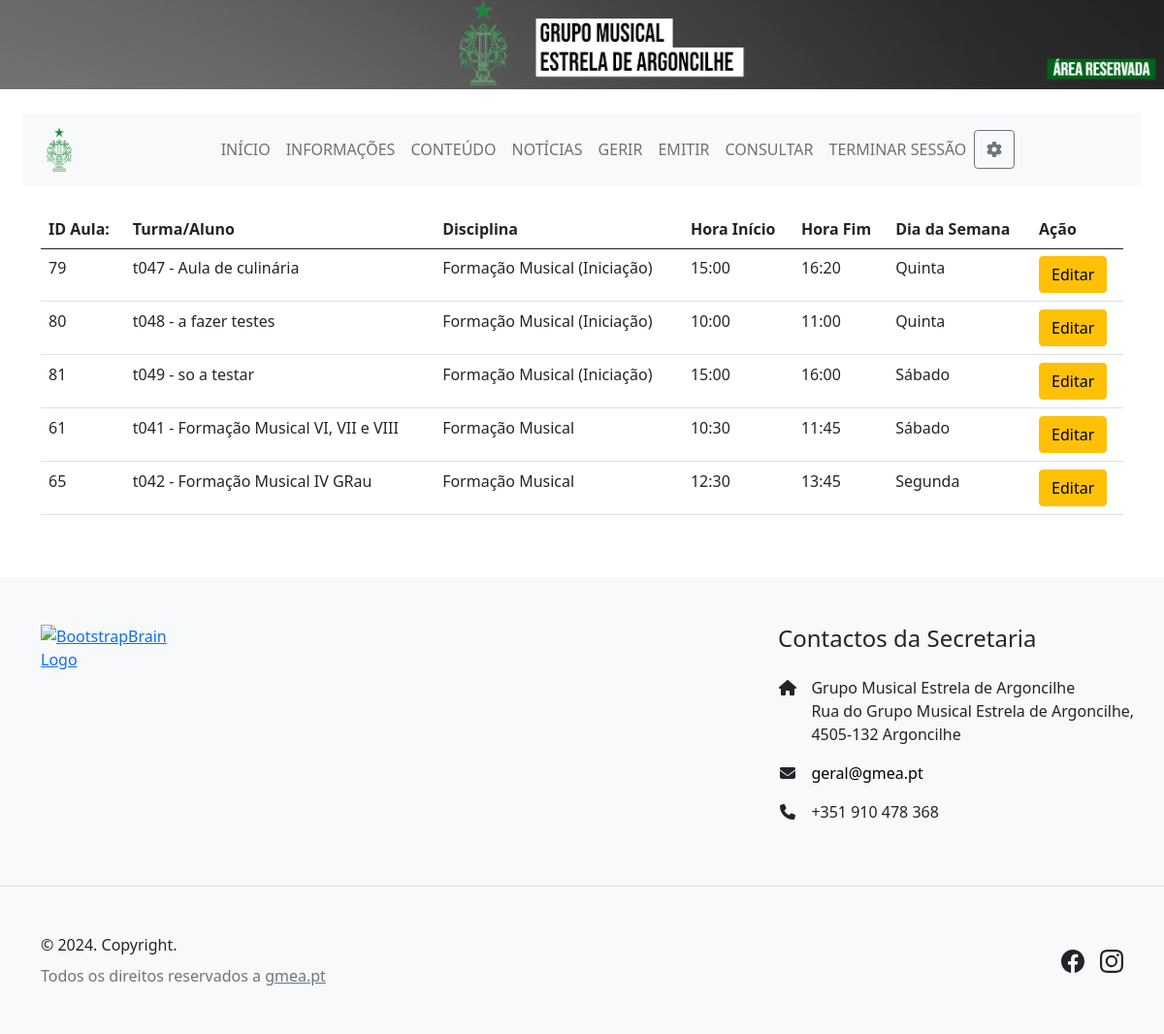
/area-reservada/gerir-alunos-aulas.php (signed in), run on the app's committed database.
### tables this page shows
CREATE TABLE `aulas` (
  `id_aula` int(11) NOT NULL,
  `userOuTurma` varchar(255) NOT NULL,
  `prof` varchar(255) NOT NULL,
  `cod_dis` int(11) NOT NULL,
  `hora_inicio` varchar(255) NOT NULL,
  `hora_fim` varchar(255) NOT NULL,
  `dia_semana` varchar(255) NOT NULL
);

CREATE TABLE `cod_dis` (
  `cod_dis` int(11) NOT NULL,
  `nome_dis` varchar(255) NOT NULL
);

### area-reservada/gerir-alunos-aulas.php (the view, shortened to what this page needs)
<?php
include "./generals/config.php";
$mysqli = new mysqli($bd_host, $bd_user, $bd_password, $bd_database);
function traduzirDiaSemana($dia) {
    switch ($dia) {
        case 1:
            return "Segunda";
            break;
        case 4:
            return "Quinta";
            break;
        case 6:
            return "Sábado";
            break;
    }
}
?>
<!DOCTYPE html>
<html lang="en">
<head>
    <link href="https://cdn.jsdelivr.net/npm/bootstrap@5.0.2/dist/css/bootstrap.min.css" rel="stylesheet">
    <link href="https://netdna.bootstrapcdn.com/font-awesome/3.2.1/css/font-awesome.css" rel="stylesheet">
</head>
    <div style="margin-top: 0;">
        <img style="width: 100%; height: auto;" src="./media/topAR.png" class="img-responsive">
    </div>
    <?php
    include "header-direcao.php";
    ?>
    <?php
$query = "SELECT DISTINCT aulas.id_aula, aulas.userOuTurma, aulas.cod_dis, aulas.hora_inicio, aulas.hora_fim, aulas.dia_semana,
                        turmas.nome_turma, cod_dis.nome_dis, users1.nome AS aluno_nome
                    FROM aulas
                    LEFT JOIN turmas ON aulas.userOuTurma = turmas.cod_turma
                    LEFT JOIN cod_dis ON aulas.cod_dis = cod_dis.cod_dis
                    LEFT JOIN users1 ON aulas.userOuTurma = users1.user";
$result = $mysqli->query($query);
$aulas = array();
if ($result->num_rows > 0) {
    while ($row = $result->fetch_assoc()) {
        $aulas[] = $row;
    }
}
?>
    <div class="container" id="tabela-aulas">
        <table class="table">
            <thead>
                <tr>
                    <th>ID Aula:</th>
                    <th>Turma/Aluno</th>
                    <th>Disciplina</th>
                    <th>Hora Início</th>
                    <th>Hora Fim</th>
                    <th>Dia da Semana</th>
                    <th>Ação</th>
                </tr>
            </thead>
            <tbody>
            <?php foreach ($aulas as $aula) : ?>
                <tr>
                        <?php
                        if (!empty($aula['nome_turma'])) {
                            echo '<td>';
                            echo $aula['id_aula'];
                            echo '</td>';
                            echo '<td>';
                            echo $aula['userOuTurma'] . ' - ' . $aula['nome_turma'];
                        ?>
                    </td>
                    <td><?php echo $aula['nome_dis']; ?></td>
                    <td><?php echo $aula['hora_inicio']; ?></td>
                    <td><?php echo $aula['hora_fim']; ?></td>
                    <td><?php echo traduzirDiaSemana($aula['dia_semana']); ?></td>
                    <td>
                        <a href="#" class="btn btn-warning btn-editar" data-id="<?php echo $aula['id_aula']; ?>">Editar</a>
                    </td>
                    <?php
                        }
                    ?>
                </tr>
            <?php endforeach; ?>
            </tbody>
        </table>
</div>
</body>
</html>
<?php include 'footer-reservado.php'; ?>

### data on the page
aulas: id_aula "79", userOuTurma "t047", nome_turma "Aula de culinária", cod_dis.nome_dis "Formação Musical (Iniciação)", hora_inicio "15:00", hora_fim "16:20", dia_semana "Quinta"
aulas: id_aula "80", userOuTurma "t048", nome_turma "a fazer testes", cod_dis.nome_dis "Formação Musical (Iniciação)", hora_inicio "10:00", hora_fim "11:00", dia_semana "Quinta"
aulas: id_aula "81", userOuTurma "t049", nome_turma "so a testar", cod_dis.nome_dis "Formação Musical (Iniciação)", hora_inicio "15:00", hora_fim "16:00", dia_semana "Sábado"
aulas: id_aula "61", userOuTurma "t041", nome_turma "Formação Musical VI, VII e VIII", cod_dis.nome_dis "Formação Musical", hora_inicio "10:30", hora_fim "11:45", dia_semana "Sábado"
aulas: id_aula "65", userOuTurma "t042", nome_turma "Formação Musical IV GRau", cod_dis.nome_dis "Formação Musical", hora_inicio "12:30", hora_fim "13:45", dia_semana "Segunda"
